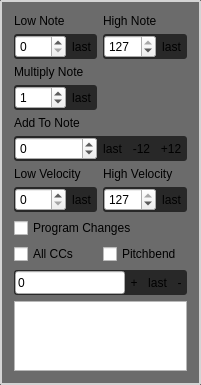
               <widget class="QGroupBox" name="groupBox_21">
                <property name="geometry">
                 <rect>
                  <x>20</x>
                  <y>40</y>
                  <width>201</width>
                  <height>371</height>
                 </rect>
                </property>
                <property name="styleSheet">
                 <string notr="true">QGroupBox{
	margin-top: 2ex;	
	background-color:  rgba(107, 107, 107, 255);
	border: 2px solid rgb(212, 212, 212);
	border-radius: 1px;
	padding: 1px;
}



QGroupBox::title {
	subcontrol-position: top left;
	subcontrol-origin: margin;
	padding: 0 3px;
}</string>
                </property>
                <property name="title">
                 <string/>
                </property>
                <layout class="QGridLayout" name="gridLayout_24">
                 <item row="11" column="1">
                  <widget class="QFrame" name="frame_27">
                   <property name="minimumSize">
                    <size>
                     <width>0</width>
                     <height>25</height>
                    </size>
                   </property>
                   <property name="maximumSize">
                    <size>
                     <width>16777215</width>
                     <height>25</height>
                    </size>
                   </property>
                   <property name="styleSheet">
                    <string notr="true">QFrame{
	background: rgb(40,40,40);
    padding: 1px;
	border-radius: 3px;
}

QPushButton{
	border-top: 1px solid rgb(100,100,100);
    border-left: 1px solid rgb(100,100,100);
    border-right: 1px solid rgb(90,90,90);
    border-bottom: 1px solid rgb(75,75,75);
	
	background-color: qlineargradient(spread:pad, x1:0, y1:1, x2:0, y2:0, stop:0 rgba(75, 75, 75, 255), stop:1 rgba(85,85,85, 255));

	border-radius: 2px;
}

QPushButton:hover{
	border-top: 1px solid rgb(100,100,100);
    border-left: 1px solid rgb(100,100,100);
    border-right: 1px solid rgb(90,90,90);
    border-bottom: 1px solid rgb(75,75,75);
	
	background-color: qlineargradient(spread:pad, x1:0, y1:1, x2:0, y2:0, stop:0 rgba(85,85,85, 255), stop:1 rgba(100,100,100, 255));

	border-radius: 2px;
}

QPushButton:pressed{
	border-top: 1px solid rgb(100,100,100);
    border-left: 1px solid rgb(100,100,100);
    border-right: 1px solid rgb(90,90,90);
    border-bottom: 1px solid rgb(75,75,75);
	
	background-color: qlineargradient(spread:pad, x1:0, y1:1, x2:0, y2:0, stop:0 rgba(50,50,50, 255), stop:1 rgba(65,65,65, 255));

	border-radius: 2px;
}

QPushButton::checked{
	color: red;
	background-color: rgb(54, 54, 54);
}</string>
                   </property>
                   <property name="frameShape">
                    <enum>QFrame::StyledPanel</enum>
                   </property>
                   <property name="frameShadow">
                    <enum>QFrame::Raised</enum>
                   </property>
                   <layout class="QHBoxLayout" name="horizontalLayout_18">
                    <property name="spacing">
                     <number>1</number>
                    </property>
                    <property name="leftMargin">
                     <number>0</number>
                    </property>
                    <property name="topMargin">
                     <number>0</number>
                    </property>
                    <property name="rightMargin">
                     <number>0</number>
                    </property>
                    <property name="bottomMargin">
                     <number>0</number>
                    </property>
                    <item>
                     <widget class="QSpinBox" name="spinBox_midiFilter_HighVel">
                      <property name="minimumSize">
                       <size>
                        <width>0</width>
                        <height>23</height>
                       </size>
                      </property>
                      <property name="maximum">
                       <number>127</number>
                      </property>
                      <property name="value">
                       <number>127</number>
                      </property>
                     </widget>
                    </item>
                    <item>
                     <widget class="QToolButton" name="toolButton_MidiFilter_HighVel">
                      <property name="styleSheet">
                       <string notr="true">border-top-left-radius: 0;
border-bottom-left-radius: 0;</string>
                      </property>
                      <property name="text">
                       <string>last</string>
                      </property>
                     </widget>
                    </item>
                   </layout>
                  </widget>
                 </item>
                 <item row="2" column="0">
                  <widget class="QFrame" name="frame_19">
                   <property name="minimumSize">
                    <size>
                     <width>0</width>
                     <height>25</height>
                    </size>
                   </property>
                   <property name="maximumSize">
                    <size>
                     <width>16777215</width>
                     <height>25</height>
                    </size>
                   </property>
                   <property name="styleSheet">
                    <string notr="true">QFrame{
	background: rgb(40,40,40);
    padding: 1px;
	border-radius: 3px;
}

QPushButton{
	border-top: 1px solid rgb(100,100,100);
    border-left: 1px solid rgb(100,100,100);
    border-right: 1px solid rgb(90,90,90);
    border-bottom: 1px solid rgb(75,75,75);
	
	background-color: qlineargradient(spread:pad, x1:0, y1:1, x2:0, y2:0, stop:0 rgba(75, 75, 75, 255), stop:1 rgba(85,85,85, 255));

	border-radius: 2px;
}

QPushButton:hover{
	border-top: 1px solid rgb(100,100,100);
    border-left: 1px solid rgb(100,100,100);
    border-right: 1px solid rgb(90,90,90);
    border-bottom: 1px solid rgb(75,75,75);
	
	background-color: qlineargradient(spread:pad, x1:0, y1:1, x2:0, y2:0, stop:0 rgba(85,85,85, 255), stop:1 rgba(100,100,100, 255));

	border-radius: 2px;
}

QPushButton:pressed{
	border-top: 1px solid rgb(100,100,100);
    border-left: 1px solid rgb(100,100,100);
    border-right: 1px solid rgb(90,90,90);
    border-bottom: 1px solid rgb(75,75,75);
	
	background-color: qlineargradient(spread:pad, x1:0, y1:1, x2:0, y2:0, stop:0 rgba(50,50,50, 255), stop:1 rgba(65,65,65, 255));

	border-radius: 2px;
}

QPushButton::checked{
	color: red;
	background-color: rgb(54, 54, 54);
}</string>
                   </property>
                   <property name="frameShape">
                    <enum>QFrame::StyledPanel</enum>
                   </property>
                   <property name="frameShadow">
                    <enum>QFrame::Raised</enum>
                   </property>
                   <layout class="QHBoxLayout" name="horizontalLayout_10">
                    <property name="spacing">
                     <number>1</number>
                    </property>
                    <property name="leftMargin">
                     <number>0</number>
                    </property>
                    <property name="topMargin">
                     <number>0</number>
                    </property>
                    <property name="rightMargin">
                     <number>0</number>
                    </property>
                    <property name="bottomMargin">
                     <number>0</number>
                    </property>
                    <item>
                     <widget class="QSpinBox" name="spinBox_midiFilter_LowNote">
                      <property name="minimumSize">
                       <size>
                        <width>0</width>
                        <height>23</height>
                       </size>
                      </property>
                      <property name="maximum">
                       <number>127</number>
                      </property>
                     </widget>
                    </item>
                    <item>
                     <widget class="QToolButton" name="toolButton_MidiFilter_lowNote">
                      <property name="styleSheet">
                       <string notr="true">border-top-left-radius: 0;
border-bottom-left-radius: 0;</string>
                      </property>
                      <property name="text">
                       <string>last</string>
                      </property>
                     </widget>
                    </item>
                   </layout>
                  </widget>
                 </item>
                 <item row="7" column="0">
                  <widget class="QFrame" name="frame_21">
                   <property name="minimumSize">
                    <size>
                     <width>0</width>
                     <height>25</height>
                    </size>
                   </property>
                   <property name="maximumSize">
                    <size>
                     <width>16777215</width>
                     <height>25</height>
                    </size>
                   </property>
                   <property name="styleSheet">
                    <string notr="true">QFrame{
	background: rgb(40,40,40);
    padding: 1px;
	border-radius: 3px;
}

QPushButton{
	border-top: 1px solid rgb(100,100,100);
    border-left: 1px solid rgb(100,100,100);
    border-right: 1px solid rgb(90,90,90);
    border-bottom: 1px solid rgb(75,75,75);
	
	background-color: qlineargradient(spread:pad, x1:0, y1:1, x2:0, y2:0, stop:0 rgba(75, 75, 75, 255), stop:1 rgba(85,85,85, 255));

	border-radius: 2px;
}

QPushButton:hover{
	border-top: 1px solid rgb(100,100,100);
    border-left: 1px solid rgb(100,100,100);
    border-right: 1px solid rgb(90,90,90);
    border-bottom: 1px solid rgb(75,75,75);
	
	background-color: qlineargradient(spread:pad, x1:0, y1:1, x2:0, y2:0, stop:0 rgba(85,85,85, 255), stop:1 rgba(100,100,100, 255));

	border-radius: 2px;
}

QPushButton:pressed{
	border-top: 1px solid rgb(100,100,100);
    border-left: 1px solid rgb(100,100,100);
    border-right: 1px solid rgb(90,90,90);
    border-bottom: 1px solid rgb(75,75,75);
	
	background-color: qlineargradient(spread:pad, x1:0, y1:1, x2:0, y2:0, stop:0 rgba(50,50,50, 255), stop:1 rgba(65,65,65, 255));

	border-radius: 2px;
}

QPushButton::checked{
	color: red;
	background-color: rgb(54, 54, 54);
}</string>
                   </property>
                   <property name="frameShape">
                    <enum>QFrame::StyledPanel</enum>
                   </property>
                   <property name="frameShadow">
                    <enum>QFrame::Raised</enum>
                   </property>
                   <layout class="QHBoxLayout" name="horizontalLayout_11">
                    <property name="spacing">
                     <number>1</number>
                    </property>
                    <property name="leftMargin">
                     <number>0</number>
                    </property>
                    <property name="topMargin">
                     <number>0</number>
                    </property>
                    <property name="rightMargin">
                     <number>0</number>
                    </property>
                    <property name="bottomMargin">
                     <number>0</number>
                    </property>
                    <item>
                     <widget class="QSpinBox" name="spinBox_midiFilter_Multiply">
                      <property name="minimumSize">
                       <size>
                        <width>0</width>
                        <height>23</height>
                       </size>
                      </property>
                      <property name="maximum">
                       <number>127</number>
                      </property>
                      <property name="value">
                       <number>1</number>
                      </property>
                     </widget>
                    </item>
                    <item>
                     <widget class="QToolButton" name="toolButton_MidiFilter_Multiply">
                      <property name="styleSheet">
                       <string notr="true">border-top-left-radius: 0;
border-bottom-left-radius: 0;</string>
                      </property>
                      <property name="text">
                       <string>last</string>
                      </property>
                     </widget>
                    </item>
                   </layout>
                  </widget>
                 </item>
                 <item row="6" column="0">
                  <widget class="QLabel" name="label_13">
                   <property name="text">
                    <string>Multiply Note</string>
                   </property>
                  </widget>
                 </item>
                 <item row="8" column="0">
                  <widget class="QLabel" name="label_15">
                   <property name="text">
                    <string>Add To Note</string>
                   </property>
                  </widget>
                 </item>
                 <item row="1" column="0">
                  <widget class="QLabel" name="label_11">
                   <property name="text">
                    <string>Low Note</string>
                   </property>
                  </widget>
                 </item>
                 <item row="9" column="0" colspan="2">
                  <widget class="QFrame" name="frame_23">
                   <property name="minimumSize">
                    <size>
                     <width>0</width>
                     <height>25</height>
                    </size>
                   </property>
                   <property name="maximumSize">
                    <size>
                     <width>16777215</width>
                     <height>25</height>
                    </size>
                   </property>
                   <property name="styleSheet">
                    <string notr="true">QFrame{
	background: rgb(40,40,40);
    padding: 1px;
	border-radius: 3px;
}

QPushButton{
	border-top: 1px solid rgb(100,100,100);
    border-left: 1px solid rgb(100,100,100);
    border-right: 1px solid rgb(90,90,90);
    border-bottom: 1px solid rgb(75,75,75);
	
	background-color: qlineargradient(spread:pad, x1:0, y1:1, x2:0, y2:0, stop:0 rgba(75, 75, 75, 255), stop:1 rgba(85,85,85, 255));

	border-radius: 2px;
}

QPushButton:hover{
	border-top: 1px solid rgb(100,100,100);
    border-left: 1px solid rgb(100,100,100);
    border-right: 1px solid rgb(90,90,90);
    border-bottom: 1px solid rgb(75,75,75);
	
	background-color: qlineargradient(spread:pad, x1:0, y1:1, x2:0, y2:0, stop:0 rgba(85,85,85, 255), stop:1 rgba(100,100,100, 255));

	border-radius: 2px;
}

QPushButton:pressed{
	border-top: 1px solid rgb(100,100,100);
    border-left: 1px solid rgb(100,100,100);
    border-right: 1px solid rgb(90,90,90);
    border-bottom: 1px solid rgb(75,75,75);
	
	background-color: qlineargradient(spread:pad, x1:0, y1:1, x2:0, y2:0, stop:0 rgba(50,50,50, 255), stop:1 rgba(65,65,65, 255));

	border-radius: 2px;
}

QPushButton::checked{
	color: red;
	background-color: rgb(54, 54, 54);
}</string>
                   </property>
                   <property name="frameShape">
                    <enum>QFrame::StyledPanel</enum>
                   </property>
                   <property name="frameShadow">
                    <enum>QFrame::Raised</enum>
                   </property>
                   <layout class="QHBoxLayout" name="horizontalLayout_13">
                    <property name="spacing">
                     <number>1</number>
                    </property>
                    <property name="leftMargin">
                     <number>0</number>
                    </property>
                    <property name="topMargin">
                     <number>0</number>
                    </property>
                    <property name="rightMargin">
                     <number>0</number>
                    </property>
                    <property name="bottomMargin">
                     <number>0</number>
                    </property>
                    <item>
                     <widget class="QSpinBox" name="spinBox_midiFilter_Add">
                      <property name="minimumSize">
                       <size>
                        <width>0</width>
                        <height>23</height>
                       </size>
                      </property>
                      <property name="minimum">
                       <number>-127</number>
                      </property>
                      <property name="maximum">
                       <number>127</number>
                      </property>
                     </widget>
                    </item>
                    <item>
                     <widget class="QToolButton" name="toolButton_MidiFilter_Add">
                      <property name="styleSheet">
                       <string notr="true">border-top-left-radius: 0;
border-bottom-left-radius: 0;
border-top-right-radius: 0;
border-bottom-right-radius: 0;</string>
                      </property>
                      <property name="text">
                       <string>last</string>
                      </property>
                     </widget>
                    </item>
                    <item>
                     <widget class="QToolButton" name="toolButton_MidiFilter_Add_Plus12">
                      <property name="styleSheet">
                       <string notr="true">border-top-left-radius: 0;
border-bottom-left-radius: 0;
border-top-right-radius: 0;
border-bottom-right-radius: 0;</string>
                      </property>
                      <property name="text">
                       <string>-12</string>
                      </property>
                     </widget>
                    </item>
                    <item>
                     <widget class="QToolButton" name="toolButton_MidiFilter_Add_Minus12">
                      <property name="styleSheet">
                       <string notr="true">border-top-left-radius: 0;
border-bottom-left-radius: 0;</string>
                      </property>
                      <property name="text">
                       <string>+12</string>
                      </property>
                     </widget>
                    </item>
                   </layout>
                  </widget>
                 </item>
                 <item row="1" column="1">
                  <widget class="QLabel" name="label_14">
                   <property name="text">
                    <string>High Note</string>
                   </property>
                  </widget>
                 </item>
                 <item row="2" column="1">
                  <widget class="QFrame" name="frame_22">
                   <property name="minimumSize">
                    <size>
                     <width>0</width>
                     <height>25</height>
                    </size>
                   </property>
                   <property name="maximumSize">
                    <size>
                     <width>16777215</width>
                     <height>25</height>
                    </size>
                   </property>
                   <property name="styleSheet">
                    <string notr="true">QFrame{
	background: rgb(40,40,40);
    padding: 1px;
	border-radius: 3px;
}

QPushButton{
	border-top: 1px solid rgb(100,100,100);
    border-left: 1px solid rgb(100,100,100);
    border-right: 1px solid rgb(90,90,90);
    border-bottom: 1px solid rgb(75,75,75);
	
	background-color: qlineargradient(spread:pad, x1:0, y1:1, x2:0, y2:0, stop:0 rgba(75, 75, 75, 255), stop:1 rgba(85,85,85, 255));

	border-radius: 2px;
}

QPushButton:hover{
	border-top: 1px solid rgb(100,100,100);
    border-left: 1px solid rgb(100,100,100);
    border-right: 1px solid rgb(90,90,90);
    border-bottom: 1px solid rgb(75,75,75);
	
	background-color: qlineargradient(spread:pad, x1:0, y1:1, x2:0, y2:0, stop:0 rgba(85,85,85, 255), stop:1 rgba(100,100,100, 255));

	border-radius: 2px;
}

QPushButton:pressed{
	border-top: 1px solid rgb(100,100,100);
    border-left: 1px solid rgb(100,100,100);
    border-right: 1px solid rgb(90,90,90);
    border-bottom: 1px solid rgb(75,75,75);
	
	background-color: qlineargradient(spread:pad, x1:0, y1:1, x2:0, y2:0, stop:0 rgba(50,50,50, 255), stop:1 rgba(65,65,65, 255));

	border-radius: 2px;
}

QPushButton::checked{
	color: red;
	background-color: rgb(54, 54, 54);
}</string>
                   </property>
                   <property name="frameShape">
                    <enum>QFrame::StyledPanel</enum>
                   </property>
                   <property name="frameShadow">
                    <enum>QFrame::Raised</enum>
                   </property>
                   <layout class="QHBoxLayout" name="horizontalLayout_12">
                    <property name="spacing">
                     <number>1</number>
                    </property>
                    <property name="leftMargin">
                     <number>0</number>
                    </property>
                    <property name="topMargin">
                     <number>0</number>
                    </property>
                    <property name="rightMargin">
                     <number>0</number>
                    </property>
                    <property name="bottomMargin">
                     <number>0</number>
                    </property>
                    <item>
                     <widget class="QSpinBox" name="spinBox_midiFilter_HighNote">
                      <property name="minimumSize">
                       <size>
                        <width>0</width>
                        <height>23</height>
                       </size>
                      </property>
                      <property name="maximum">
                       <number>127</number>
                      </property>
                      <property name="value">
                       <number>127</number>
                      </property>
                     </widget>
                    </item>
                    <item>
                     <widget class="QToolButton" name="toolButton_MidiFilter_HighNote">
                      <property name="styleSheet">
                       <string notr="true">border-top-left-radius: 0;
border-bottom-left-radius: 0;</string>
                      </property>
                      <property name="text">
                       <string>last</string>
                      </property>
                     </widget>
                    </item>
                   </layout>
                  </widget>
                 </item>
                 <item row="11" column="0">
                  <widget class="QFrame" name="frame_26">
                   <property name="minimumSize">
                    <size>
                     <width>0</width>
                     <height>25</height>
                    </size>
                   </property>
                   <property name="maximumSize">
                    <size>
                     <width>16777215</width>
                     <height>25</height>
                    </size>
                   </property>
                   <property name="styleSheet">
                    <string notr="true">QFrame{
	background: rgb(40,40,40);
    padding: 1px;
	border-radius: 3px;
}

QPushButton{
	border-top: 1px solid rgb(100,100,100);
    border-left: 1px solid rgb(100,100,100);
    border-right: 1px solid rgb(90,90,90);
    border-bottom: 1px solid rgb(75,75,75);
	
	background-color: qlineargradient(spread:pad, x1:0, y1:1, x2:0, y2:0, stop:0 rgba(75, 75, 75, 255), stop:1 rgba(85,85,85, 255));

	border-radius: 2px;
}

QPushButton:hover{
	border-top: 1px solid rgb(100,100,100);
    border-left: 1px solid rgb(100,100,100);
    border-right: 1px solid rgb(90,90,90);
    border-bottom: 1px solid rgb(75,75,75);
	
	background-color: qlineargradient(spread:pad, x1:0, y1:1, x2:0, y2:0, stop:0 rgba(85,85,85, 255), stop:1 rgba(100,100,100, 255));

	border-radius: 2px;
}

QPushButton:pressed{
	border-top: 1px solid rgb(100,100,100);
    border-left: 1px solid rgb(100,100,100);
    border-right: 1px solid rgb(90,90,90);
    border-bottom: 1px solid rgb(75,75,75);
	
	background-color: qlineargradient(spread:pad, x1:0, y1:1, x2:0, y2:0, stop:0 rgba(50,50,50, 255), stop:1 rgba(65,65,65, 255));

	border-radius: 2px;
}

QPushButton::checked{
	color: red;
	background-color: rgb(54, 54, 54);
}</string>
                   </property>
                   <property name="frameShape">
                    <enum>QFrame::StyledPanel</enum>
                   </property>
                   <property name="frameShadow">
                    <enum>QFrame::Raised</enum>
                   </property>
                   <layout class="QHBoxLayout" name="horizontalLayout_17">
                    <property name="spacing">
                     <number>1</number>
                    </property>
                    <property name="leftMargin">
                     <number>0</number>
                    </property>
                    <property name="topMargin">
                     <number>0</number>
                    </property>
                    <property name="rightMargin">
                     <number>0</number>
                    </property>
                    <property name="bottomMargin">
                     <number>0</number>
                    </property>
                    <item>
                     <widget class="QSpinBox" name="spinBox_midiFilter_LowVel">
                      <property name="minimumSize">
                       <size>
                        <width>0</width>
                        <height>23</height>
                       </size>
                      </property>
                      <property name="maximum">
                       <number>127</number>
                      </property>
                     </widget>
                    </item>
                    <item>
                     <widget class="QToolButton" name="toolButton_MidiFilter_lowVel">
                      <property name="styleSheet">
                       <string notr="true">border-top-left-radius: 0;
border-bottom-left-radius: 0;</string>
                      </property>
                      <property name="text">
                       <string>last</string>
                      </property>
                     </widget>
                    </item>
                   </layout>
                  </widget>
                 </item>
                 <item row="10" column="0">
                  <widget class="QLabel" name="label_18">
                   <property name="text">
                    <string>Low Velocity</string>
                   </property>
                  </widget>
                 </item>
                 <item row="10" column="1">
                  <widget class="QLabel" name="label_19">
                   <property name="text">
                    <string>High Velocity</string>
                   </property>
                  </widget>
                 </item>
                 <item row="12" column="0" colspan="2">
                  <widget class="QCheckBox" name="checkBox_midiFilter_Prog">
                   <property name="text">
                    <string>Program Changes</string>
                   </property>
                  </widget>
                 </item>
                 <item row="14" column="0" colspan="2">
                  <widget class="QFrame" name="frame_28">
                   <property name="minimumSize">
                    <size>
                     <width>0</width>
                     <height>25</height>
                    </size>
                   </property>
                   <property name="maximumSize">
                    <size>
                     <width>16777215</width>
                     <height>25</height>
                    </size>
                   </property>
                   <property name="styleSheet">
                    <string notr="true">QFrame{
	background: rgb(40,40,40);
    padding: 1px;
	border-radius: 3px;
}

QPushButton{
	border-top: 1px solid rgb(100,100,100);
    border-left: 1px solid rgb(100,100,100);
    border-right: 1px solid rgb(90,90,90);
    border-bottom: 1px solid rgb(75,75,75);
	
	background-color: qlineargradient(spread:pad, x1:0, y1:1, x2:0, y2:0, stop:0 rgba(75, 75, 75, 255), stop:1 rgba(85,85,85, 255));

	border-radius: 2px;
}

QPushButton:hover{
	border-top: 1px solid rgb(100,100,100);
    border-left: 1px solid rgb(100,100,100);
    border-right: 1px solid rgb(90,90,90);
    border-bottom: 1px solid rgb(75,75,75);
	
	background-color: qlineargradient(spread:pad, x1:0, y1:1, x2:0, y2:0, stop:0 rgba(85,85,85, 255), stop:1 rgba(100,100,100, 255));

	border-radius: 2px;
}

QPushButton:pressed{
	border-top: 1px solid rgb(100,100,100);
    border-left: 1px solid rgb(100,100,100);
    border-right: 1px solid rgb(90,90,90);
    border-bottom: 1px solid rgb(75,75,75);
	
	background-color: qlineargradient(spread:pad, x1:0, y1:1, x2:0, y2:0, stop:0 rgba(50,50,50, 255), stop:1 rgba(65,65,65, 255));

	border-radius: 2px;
}

QPushButton::checked{
	color: red;
	background-color: rgb(54, 54, 54);
}</string>
                   </property>
                   <property name="frameShape">
                    <enum>QFrame::StyledPanel</enum>
                   </property>
                   <property name="frameShadow">
                    <enum>QFrame::Raised</enum>
                   </property>
                   <layout class="QHBoxLayout" name="horizontalLayout_19">
                    <property name="spacing">
                     <number>1</number>
                    </property>
                    <property name="leftMargin">
                     <number>0</number>
                    </property>
                    <property name="topMargin">
                     <number>0</number>
                    </property>
                    <property name="rightMargin">
                     <number>0</number>
                    </property>
                    <property name="bottomMargin">
                     <number>0</number>
                    </property>
                    <item>
                     <widget class="QLineEdit" name="lineEdit_MidiFilter_CC">
                      <property name="minimumSize">
                       <size>
                        <width>0</width>
                        <height>23</height>
                       </size>
                      </property>
                      <property name="maximumSize">
                       <size>
                        <width>16777215</width>
                        <height>23</height>
                       </size>
                      </property>
                      <property name="text">
                       <string>0</string>
                      </property>
                     </widget>
                    </item>
                    <item>
                     <widget class="QToolButton" name="toolButton_MidiFilter_Add_CC">
                      <property name="styleSheet">
                       <string notr="true">border-top-left-radius: 0;
border-bottom-left-radius: 0;
border-top-right-radius: 0;
border-bottom-right-radius: 0;</string>
                      </property>
                      <property name="text">
                       <string>+</string>
                      </property>
                     </widget>
                    </item>
                    <item>
                     <widget class="QToolButton" name="toolButton_MidiFilter_lastCC">
                      <property name="styleSheet">
                       <string notr="true">border-top-left-radius: 0;
border-bottom-left-radius: 0;
border-top-right-radius: 0;
border-bottom-right-radius: 0;</string>
                      </property>
                      <property name="text">
                       <string>last</string>
                      </property>
                     </widget>
                    </item>
                    <item>
                     <widget class="QToolButton" name="toolButton_MidiFilter_removeCC">
                      <property name="styleSheet">
                       <string notr="true">border-top-left-radius: 0;
border-bottom-left-radius: 0;</string>
                      </property>
                      <property name="text">
                       <string>-</string>
                      </property>
                     </widget>
                    </item>
                   </layout>
                  </widget>
                 </item>
                 <item row="15" column="0" colspan="2">
                  <widget class="QListWidget" name="listWidget_midiFilter_CC"/>
                 </item>
                 <item row="13" column="0">
                  <widget class="QCheckBox" name="checkBox_midiFilter_AllCCs">
                   <property name="text">
                    <string>All CCs</string>
                   </property>
                  </widget>
                 </item>
                 <item row="13" column="1">
                  <widget class="QCheckBox" name="checkBox_midiFilter_pitchbend">
                   <property name="text">
                    <string>Pitchbend</string>
                   </property>
                  </widget>
                 </item>
                </layout>
               </widget>
